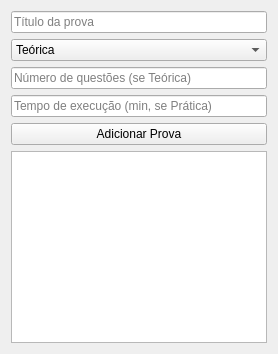
<?xml version="1.0" encoding="UTF-8"?>
<ui version="4.0">
 <class>CadastroProvas</class>
 <widget class="QWidget" name="CadastroProvas">
  <property name="windowTitle">
   <string>Cadastro de Provas</string>
  </property>
  <layout class="QVBoxLayout" name="verticalLayout">
   <item>
    <widget class="QLineEdit" name="input_nome">
     <property name="placeholderText">
      <string>Título da prova</string>
     </property>
    </widget>
   </item>
   <item>
    <widget class="QComboBox" name="combo_tipo">
     <item>
      <property name="text">
       <string>Teórica</string>
      </property>
     </item>
     <item>
      <property name="text">
       <string>Prática</string>
      </property>
     </item>
    </widget>
   </item>
   <item>
    <widget class="QLineEdit" name="input_questoes">
     <property name="placeholderText">
      <string>Número de questões (se Teórica)</string>
     </property>
    </widget>
   </item>
   <item>
    <widget class="QLineEdit" name="input_tempo">
     <property name="placeholderText">
      <string>Tempo de execução (min, se Prática)</string>
     </property>
    </widget>
   </item>
   <item>
    <widget class="QPushButton" name="btn_adicionar">
     <property name="text">
      <string>Adicionar Prova</string>
     </property>
    </widget>
   </item>
   <item>
    <widget class="QListWidget" name="lista_provas"/>
   </item>
  </layout>
 </widget>
 <resources/>
 <connections/>
</ui>
